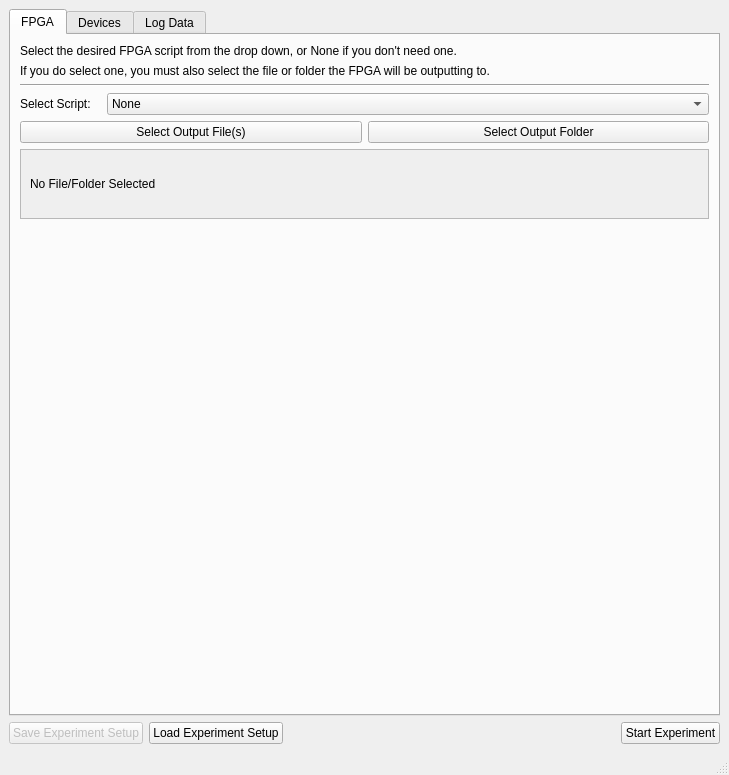
<?xml version="1.0" encoding="UTF-8"?>
<ui version="4.0">
 <class>MainWindow</class>
 <widget class="QMainWindow" name="MainWindow">
  <property name="enabled">
   <bool>true</bool>
  </property>
  <property name="geometry">
   <rect>
    <x>0</x>
    <y>0</y>
    <width>729</width>
    <height>775</height>
   </rect>
  </property>
  <property name="windowTitle">
   <string>MainWindow</string>
  </property>
  <widget class="QWidget" name="centralwidget">
   <layout class="QVBoxLayout" name="verticalLayout_12">
    <item>
     <widget class="QTabWidget" name="tabWidgetMain">
      <property name="tabPosition">
       <enum>QTabWidget::North</enum>
      </property>
      <property name="tabShape">
       <enum>QTabWidget::Rounded</enum>
      </property>
      <property name="currentIndex">
       <number>0</number>
      </property>
      <property name="elideMode">
       <enum>Qt::ElideRight</enum>
      </property>
      <widget class="QWidget" name="tab_7">
       <attribute name="title">
        <string>FPGA</string>
       </attribute>
       <layout class="QVBoxLayout" name="verticalLayout_16">
        <item>
         <layout class="QVBoxLayout" name="verticalLayout_13">
          <item>
           <widget class="QLabel" name="label_15">
            <property name="text">
             <string>Select the desired FPGA script from the drop down, or None if you don't need one.</string>
            </property>
           </widget>
          </item>
          <item>
           <widget class="QLabel" name="label_16">
            <property name="text">
             <string>If you do select one, you must also select the file or folder the FPGA will be outputting to.</string>
            </property>
           </widget>
          </item>
         </layout>
        </item>
        <item>
         <widget class="Line" name="line_2">
          <property name="orientation">
           <enum>Qt::Horizontal</enum>
          </property>
         </widget>
        </item>
        <item>
         <layout class="QHBoxLayout" name="horizontalLayout_17">
          <item>
           <widget class="QLabel" name="label_19">
            <property name="maximumSize">
             <size>
              <width>81</width>
              <height>16777215</height>
             </size>
            </property>
            <property name="text">
             <string>Select Script:</string>
            </property>
           </widget>
          </item>
          <item>
           <widget class="QComboBox" name="comboBoxFPGA">
            <item>
             <property name="text">
              <string>None</string>
             </property>
            </item>
           </widget>
          </item>
         </layout>
        </item>
        <item>
         <layout class="QHBoxLayout" name="horizontalLayout_15">
          <item>
           <widget class="QPushButton" name="pushButtonSelectFile">
            <property name="text">
             <string>Select Output File(s)</string>
            </property>
           </widget>
          </item>
          <item>
           <widget class="QPushButton" name="pushButtonSelectFolder">
            <property name="text">
             <string>Select Output Folder</string>
            </property>
           </widget>
          </item>
         </layout>
        </item>
        <item>
         <widget class="QScrollArea" name="scrollArea">
          <property name="sizePolicy">
           <sizepolicy hsizetype="Expanding" vsizetype="Maximum">
            <horstretch>0</horstretch>
            <verstretch>0</verstretch>
           </sizepolicy>
          </property>
          <property name="maximumSize">
           <size>
            <width>16777215</width>
            <height>16777215</height>
           </size>
          </property>
          <property name="widgetResizable">
           <bool>true</bool>
          </property>
          <widget class="QWidget" name="scrollAreaWidgetContents">
           <property name="geometry">
            <rect>
             <x>0</x>
             <y>0</y>
             <width>657</width>
             <height>76</height>
            </rect>
           </property>
           <layout class="QVBoxLayout" name="verticalLayout_14">
            <item>
             <widget class="QLabel" name="labelFPGALocation">
              <property name="text">
               <string>No File/Folder Selected</string>
              </property>
             </widget>
            </item>
           </layout>
          </widget>
         </widget>
        </item>
        <item>
         <spacer name="verticalSpacer_2">
          <property name="orientation">
           <enum>Qt::Vertical</enum>
          </property>
          <property name="sizeHint" stdset="0">
           <size>
            <width>20</width>
            <height>369</height>
           </size>
          </property>
         </spacer>
        </item>
       </layout>
      </widget>
      <widget class="QWidget" name="tab_3">
       <attribute name="title">
        <string>Devices</string>
       </attribute>
       <layout class="QVBoxLayout" name="verticalLayout_11">
        <item>
         <layout class="QHBoxLayout" name="horizontalLayout_3">
          <item>
           <widget class="QLabel" name="label">
            <property name="text">
             <string>GPIB Gateway IP:</string>
            </property>
           </widget>
          </item>
          <item>
           <widget class="QLineEdit" name="lineEditIP">
            <property name="text">
             <string/>
            </property>
           </widget>
          </item>
          <item>
           <widget class="QPushButton" name="pushButtonFindDevices">
            <property name="text">
             <string>Find Devices</string>
            </property>
           </widget>
          </item>
         </layout>
        </item>
        <item>
         <widget class="QSplitter" name="splitter_vert">
          <property name="orientation">
           <enum>Qt::Vertical</enum>
          </property>
          <widget class="QSplitter" name="splitter_top">
           <property name="orientation">
            <enum>Qt::Vertical</enum>
           </property>
           <widget class="Line" name="line">
            <property name="orientation">
             <enum>Qt::Horizontal</enum>
            </property>
           </widget>
           <widget class="QWidget" name="layoutWidget_2">
            <layout class="QVBoxLayout" name="verticalLayout_5">
             <item>
              <widget class="QSplitter" name="splitter">
               <property name="orientation">
                <enum>Qt::Horizontal</enum>
               </property>
               <widget class="QWidget" name="layoutWidget_3">
                <layout class="QVBoxLayout" name="verticalLayout_2">
                 <item>
                  <widget class="QLabel" name="label_2">
                   <property name="text">
                    <string>Devices:</string>
                   </property>
                  </widget>
                 </item>
                 <item>
                  <widget class="QListWidget" name="listWidgetDevices"/>
                 </item>
                </layout>
               </widget>
               <widget class="QWidget" name="layoutWidget_4">
                <layout class="QVBoxLayout" name="verticalLayout_3">
                 <item>
                  <widget class="QLabel" name="label_3">
                   <property name="text">
                    <string>Commands:</string>
                   </property>
                  </widget>
                 </item>
                 <item>
                  <widget class="QListWidget" name="listWidgetCommands"/>
                 </item>
                </layout>
               </widget>
               <widget class="QWidget" name="layoutWidget_5">
                <layout class="QVBoxLayout" name="verticalLayoutArguments">
                 <item>
                  <widget class="QLabel" name="label_4">
                   <property name="text">
                    <string>Inputs:</string>
                   </property>
                  </widget>
                 </item>
                 <item>
                  <widget class="QGroupBox" name="groupBox">
                   <property name="title">
                    <string/>
                   </property>
                   <layout class="QVBoxLayout" name="verticalLayout_4">
                    <item>
                     <layout class="QVBoxLayout" name="verticalLayout">
                      <item>
                       <layout class="QHBoxLayout" name="horizontalLayout">
                        <item>
                         <widget class="QLabel" name="labelArg1">
                          <property name="text">
                           <string>arg1:</string>
                          </property>
                         </widget>
                        </item>
                        <item>
                         <widget class="QLineEdit" name="lineEditArg1">
                          <property name="sizePolicy">
                           <sizepolicy hsizetype="Expanding" vsizetype="Fixed">
                            <horstretch>0</horstretch>
                            <verstretch>0</verstretch>
                           </sizepolicy>
                          </property>
                          <property name="minimumSize">
                           <size>
                            <width>0</width>
                            <height>0</height>
                           </size>
                          </property>
                         </widget>
                        </item>
                       </layout>
                      </item>
                      <item>
                       <layout class="QHBoxLayout" name="horizontalLayout_4">
                        <item>
                         <widget class="QLabel" name="labelArg2">
                          <property name="text">
                           <string>arg2:</string>
                          </property>
                         </widget>
                        </item>
                        <item>
                         <widget class="QLineEdit" name="lineEditArg2">
                          <property name="minimumSize">
                           <size>
                            <width>0</width>
                            <height>0</height>
                           </size>
                          </property>
                         </widget>
                        </item>
                       </layout>
                      </item>
                      <item>
                       <layout class="QHBoxLayout" name="horizontalLayout_5">
                        <item>
                         <widget class="QLabel" name="labelArg3">
                          <property name="text">
                           <string>arg3:</string>
                          </property>
                         </widget>
                        </item>
                        <item>
                         <widget class="QLineEdit" name="lineEditArg3">
                          <property name="minimumSize">
                           <size>
                            <width>0</width>
                            <height>0</height>
                           </size>
                          </property>
                         </widget>
                        </item>
                       </layout>
                      </item>
                      <item>
                       <layout class="QHBoxLayout" name="horizontalLayout_6">
                        <item>
                         <widget class="QLabel" name="labelArg4">
                          <property name="text">
                           <string>arg4:</string>
                          </property>
                         </widget>
                        </item>
                        <item>
                         <widget class="QLineEdit" name="lineEditArg4">
                          <property name="minimumSize">
                           <size>
                            <width>0</width>
                            <height>0</height>
                           </size>
                          </property>
                         </widget>
                        </item>
                       </layout>
                      </item>
                      <item>
                       <layout class="QHBoxLayout" name="horizontalLayout_7">
                        <item>
                         <widget class="QLabel" name="labelArg5">
                          <property name="text">
                           <string>arg5:</string>
                          </property>
                         </widget>
                        </item>
                        <item>
                         <widget class="QLineEdit" name="lineEditArg5">
                          <property name="minimumSize">
                           <size>
                            <width>0</width>
                            <height>0</height>
                           </size>
                          </property>
                         </widget>
                        </item>
                       </layout>
                      </item>
                     </layout>
                    </item>
                   </layout>
                  </widget>
                 </item>
                </layout>
               </widget>
              </widget>
             </item>
             <item>
              <layout class="QHBoxLayout" name="horizontalLayout_2">
               <item>
                <widget class="QPushButton" name="pushButtonExecute">
                 <property name="enabled">
                  <bool>false</bool>
                 </property>
                 <property name="text">
                  <string>Check Command</string>
                 </property>
                </widget>
               </item>
               <item>
                <widget class="QLineEdit" name="lineEditResult"/>
               </item>
              </layout>
             </item>
            </layout>
           </widget>
          </widget>
          <widget class="QTabWidget" name="tabWidgetDevices">
           <property name="currentIndex">
            <number>0</number>
           </property>
           <widget class="QWidget" name="tab_5">
            <attribute name="title">
             <string>Set Up Devices</string>
            </attribute>
            <layout class="QHBoxLayout" name="horizontalLayout_12">
             <item>
              <layout class="QHBoxLayout" name="horizontalLayoutSavedCommands">
               <item>
                <layout class="QVBoxLayout" name="verticalLayout_7">
                 <item>
                  <widget class="QLabel" name="label_5">
                   <property name="text">
                    <string>Saved Commands:</string>
                   </property>
                  </widget>
                 </item>
                 <item>
                  <widget class="QListWidget" name="listWidgetSavedCommands">
                   <property name="enabled">
                    <bool>true</bool>
                   </property>
                   <property name="sizePolicy">
                    <sizepolicy hsizetype="Preferred" vsizetype="Expanding">
                     <horstretch>0</horstretch>
                     <verstretch>0</verstretch>
                    </sizepolicy>
                   </property>
                  </widget>
                 </item>
                </layout>
               </item>
               <item>
                <layout class="QVBoxLayout" name="verticalLayoutCommandButtons">
                 <property name="sizeConstraint">
                  <enum>QLayout::SetMinAndMaxSize</enum>
                 </property>
                 <item>
                  <widget class="QLabel" name="label_6">
                   <property name="maximumSize">
                    <size>
                     <width>159</width>
                     <height>16777215</height>
                    </size>
                   </property>
                   <property name="text">
                    <string/>
                   </property>
                  </widget>
                 </item>
                 <item>
                  <widget class="QPushButton" name="pushButtonSave">
                   <property name="enabled">
                    <bool>false</bool>
                   </property>
                   <property name="maximumSize">
                    <size>
                     <width>140</width>
                     <height>16777215</height>
                    </size>
                   </property>
                   <property name="text">
                    <string>Save Command</string>
                   </property>
                  </widget>
                 </item>
                 <item>
                  <widget class="QPushButton" name="pushButtonDelete">
                   <property name="enabled">
                    <bool>false</bool>
                   </property>
                   <property name="maximumSize">
                    <size>
                     <width>140</width>
                     <height>16777215</height>
                    </size>
                   </property>
                   <property name="text">
                    <string>Delete Command</string>
                   </property>
                  </widget>
                 </item>
                 <item>
                  <spacer name="verticalSpacer">
                   <property name="orientation">
                    <enum>Qt::Vertical</enum>
                   </property>
                   <property name="sizeHint" stdset="0">
                    <size>
                     <width>20</width>
                     <height>40</height>
                    </size>
                   </property>
                  </spacer>
                 </item>
                 <item>
                  <widget class="QPushButton" name="pushButtonClear">
                   <property name="maximumSize">
                    <size>
                     <width>140</width>
                     <height>16777215</height>
                    </size>
                   </property>
                   <property name="text">
                    <string>Clear All</string>
                   </property>
                  </widget>
                 </item>
                </layout>
               </item>
              </layout>
             </item>
            </layout>
           </widget>
           <widget class="QWidget" name="tab_6">
            <attribute name="title">
             <string>Plot Data</string>
            </attribute>
            <layout class="QHBoxLayout" name="horizontalLayout_13">
             <item>
              <layout class="QGridLayout" name="gridLayoutPlots">
               <item row="0" column="1">
                <widget class="QGroupBox" name="groupBoxPlot1">
                 <property name="enabled">
                  <bool>true</bool>
                 </property>
                 <property name="minimumSize">
                  <size>
                   <width>300</width>
                   <height>136</height>
                  </size>
                 </property>
                 <property name="maximumSize">
                  <size>
                   <width>207</width>
                   <height>142</height>
                  </size>
                 </property>
                 <property name="title">
                  <string>Plot 1</string>
                 </property>
                 <widget class="QWidget" name="layoutWidget_6">
                  <property name="geometry">
                   <rect>
                    <x>10</x>
                    <y>30</y>
                    <width>281</width>
                    <height>94</height>
                   </rect>
                  </property>
                  <layout class="QVBoxLayout" name="verticalLayout_6">
                   <item>
                    <widget class="QPushButton" name="pushButtonPlot1">
                     <property name="text">
                      <string>Plot Here</string>
                     </property>
                    </widget>
                   </item>
                   <item>
                    <layout class="QHBoxLayout" name="horizontalLayout_8">
                     <item>
                      <widget class="QLabel" name="label_7">
                       <property name="text">
                        <string>Every</string>
                       </property>
                       <property name="alignment">
                        <set>Qt::AlignRight|Qt::AlignTrailing|Qt::AlignVCenter</set>
                       </property>
                      </widget>
                     </item>
                     <item>
                      <widget class="QDoubleSpinBox" name="doubleSpinBoxPlot1">
                       <property name="singleStep">
                        <double>0.500000000000000</double>
                       </property>
                       <property name="value">
                        <double>5.000000000000000</double>
                       </property>
                      </widget>
                     </item>
                     <item>
                      <widget class="QLabel" name="label_8">
                       <property name="text">
                        <string>seconds</string>
                       </property>
                      </widget>
                     </item>
                    </layout>
                   </item>
                   <item>
                    <widget class="QLabel" name="labelPlot1">
                     <property name="frameShape">
                      <enum>QFrame::Box</enum>
                     </property>
                     <property name="frameShadow">
                      <enum>QFrame::Sunken</enum>
                     </property>
                     <property name="text">
                      <string/>
                     </property>
                     <property name="alignment">
                      <set>Qt::AlignCenter</set>
                     </property>
                    </widget>
                   </item>
                  </layout>
                 </widget>
                </widget>
               </item>
               <item row="0" column="2">
                <widget class="QGroupBox" name="groupBoxPlot2">
                 <property name="enabled">
                  <bool>true</bool>
                 </property>
                 <property name="minimumSize">
                  <size>
                   <width>300</width>
                   <height>136</height>
                  </size>
                 </property>
                 <property name="maximumSize">
                  <size>
                   <width>207</width>
                   <height>142</height>
                  </size>
                 </property>
                 <property name="layoutDirection">
                  <enum>Qt::LeftToRight</enum>
                 </property>
                 <property name="title">
                  <string>Plot 2</string>
                 </property>
                 <property name="alignment">
                  <set>Qt::AlignLeading|Qt::AlignLeft|Qt::AlignVCenter</set>
                 </property>
                 <property name="flat">
                  <bool>false</bool>
                 </property>
                 <widget class="QWidget" name="layoutWidget_7">
                  <property name="geometry">
                   <rect>
                    <x>10</x>
                    <y>30</y>
                    <width>281</width>
                    <height>94</height>
                   </rect>
                  </property>
                  <layout class="QVBoxLayout" name="verticalLayout_8">
                   <item>
                    <widget class="QPushButton" name="pushButtonPlot2">
                     <property name="text">
                      <string>Plot Here</string>
                     </property>
                    </widget>
                   </item>
                   <item>
                    <layout class="QHBoxLayout" name="horizontalLayout_9">
                     <item>
                      <widget class="QLabel" name="label_9">
                       <property name="text">
                        <string>Every</string>
                       </property>
                       <property name="alignment">
                        <set>Qt::AlignRight|Qt::AlignTrailing|Qt::AlignVCenter</set>
                       </property>
                      </widget>
                     </item>
                     <item>
                      <widget class="QDoubleSpinBox" name="doubleSpinBoxPlot2">
                       <property name="singleStep">
                        <double>0.500000000000000</double>
                       </property>
                       <property name="value">
                        <double>5.000000000000000</double>
                       </property>
                      </widget>
                     </item>
                     <item>
                      <widget class="QLabel" name="label_10">
                       <property name="text">
                        <string>seconds</string>
                       </property>
                      </widget>
                     </item>
                    </layout>
                   </item>
                   <item>
                    <widget class="QLabel" name="labelPlot2">
                     <property name="frameShape">
                      <enum>QFrame::Box</enum>
                     </property>
                     <property name="frameShadow">
                      <enum>QFrame::Sunken</enum>
                     </property>
                     <property name="text">
                      <string/>
                     </property>
                     <property name="alignment">
                      <set>Qt::AlignCenter</set>
                     </property>
                    </widget>
                   </item>
                  </layout>
                 </widget>
                </widget>
               </item>
               <item row="1" column="2">
                <widget class="QGroupBox" name="groupBoxPlot4">
                 <property name="enabled">
                  <bool>true</bool>
                 </property>
                 <property name="minimumSize">
                  <size>
                   <width>300</width>
                   <height>135</height>
                  </size>
                 </property>
                 <property name="maximumSize">
                  <size>
                   <width>207</width>
                   <height>141</height>
                  </size>
                 </property>
                 <property name="title">
                  <string>Plot 4</string>
                 </property>
                 <widget class="QWidget" name="layoutWidget_8">
                  <property name="geometry">
                   <rect>
                    <x>10</x>
                    <y>30</y>
                    <width>281</width>
                    <height>94</height>
                   </rect>
                  </property>
                  <layout class="QVBoxLayout" name="verticalLayout_10">
                   <item>
                    <widget class="QPushButton" name="pushButtonPlot4">
                     <property name="text">
                      <string>Plot Here</string>
                     </property>
                    </widget>
                   </item>
                   <item>
                    <layout class="QHBoxLayout" name="horizontalLayout_11">
                     <item>
                      <widget class="QLabel" name="label_13">
                       <property name="text">
                        <string>Every</string>
                       </property>
                       <property name="alignment">
                        <set>Qt::AlignRight|Qt::AlignTrailing|Qt::AlignVCenter</set>
                       </property>
                      </widget>
                     </item>
                     <item>
                      <widget class="QDoubleSpinBox" name="doubleSpinBoxPlot4">
                       <property name="singleStep">
                        <double>0.500000000000000</double>
                       </property>
                       <property name="value">
                        <double>5.000000000000000</double>
                       </property>
                      </widget>
                     </item>
                     <item>
                      <widget class="QLabel" name="label_14">
                       <property name="text">
                        <string>seconds</string>
                       </property>
                      </widget>
                     </item>
                    </layout>
                   </item>
                   <item>
                    <widget class="QLabel" name="labelPlot4">
                     <property name="frameShape">
                      <enum>QFrame::Box</enum>
                     </property>
                     <property name="frameShadow">
                      <enum>QFrame::Sunken</enum>
                     </property>
                     <property name="text">
                      <string/>
                     </property>
                     <property name="alignment">
                      <set>Qt::AlignCenter</set>
                     </property>
                    </widget>
                   </item>
                  </layout>
                 </widget>
                </widget>
               </item>
               <item row="1" column="1">
                <widget class="QGroupBox" name="groupBoxPlot3">
                 <property name="enabled">
                  <bool>true</bool>
                 </property>
                 <property name="minimumSize">
                  <size>
                   <width>300</width>
                   <height>135</height>
                  </size>
                 </property>
                 <property name="maximumSize">
                  <size>
                   <width>207</width>
                   <height>141</height>
                  </size>
                 </property>
                 <property name="title">
                  <string>Plot 3</string>
                 </property>
                 <widget class="QWidget" name="layoutWidget_9">
                  <property name="geometry">
                   <rect>
                    <x>10</x>
                    <y>30</y>
                    <width>281</width>
                    <height>94</height>
                   </rect>
                  </property>
                  <layout class="QVBoxLayout" name="verticalLayout_9">
                   <item>
                    <widget class="QPushButton" name="pushButtonPlot3">
                     <property name="text">
                      <string>Plot Here</string>
                     </property>
                    </widget>
                   </item>
                   <item>
                    <layout class="QHBoxLayout" name="horizontalLayout_10">
                     <item>
                      <widget class="QLabel" name="label_11">
                       <property name="text">
                        <string>Every</string>
                       </property>
                       <property name="alignment">
                        <set>Qt::AlignRight|Qt::AlignTrailing|Qt::AlignVCenter</set>
                       </property>
                      </widget>
                     </item>
                     <item>
                      <widget class="QDoubleSpinBox" name="doubleSpinBoxPlot3">
                       <property name="singleStep">
                        <double>0.500000000000000</double>
                       </property>
                       <property name="value">
                        <double>5.000000000000000</double>
                       </property>
                      </widget>
                     </item>
                     <item>
                      <widget class="QLabel" name="label_12">
                       <property name="text">
                        <string>seconds</string>
                       </property>
                      </widget>
                     </item>
                    </layout>
                   </item>
                   <item>
                    <widget class="QLabel" name="labelPlot3">
                     <property name="frameShape">
                      <enum>QFrame::Box</enum>
                     </property>
                     <property name="frameShadow">
                      <enum>QFrame::Sunken</enum>
                     </property>
                     <property name="text">
                      <string/>
                     </property>
                     <property name="alignment">
                      <set>Qt::AlignCenter</set>
                     </property>
                    </widget>
                   </item>
                  </layout>
                 </widget>
                </widget>
               </item>
              </layout>
             </item>
            </layout>
           </widget>
          </widget>
         </widget>
        </item>
       </layout>
      </widget>
      <widget class="QWidget" name="tab_4">
       <attribute name="title">
        <string>Log Data</string>
       </attribute>
       <layout class="QVBoxLayout" name="verticalLayout_15">
        <item>
         <widget class="QCheckBox" name="checkBoxLogData">
          <property name="text">
           <string>Save Log File?</string>
          </property>
          <property name="tristate">
           <bool>false</bool>
          </property>
         </widget>
        </item>
        <item>
         <layout class="QHBoxLayout" name="horizontalLayout_16">
          <item>
           <widget class="QPushButton" name="pushButtonLogLocation">
            <property name="enabled">
             <bool>false</bool>
            </property>
            <property name="text">
             <string>Select Location</string>
            </property>
           </widget>
          </item>
          <item>
           <spacer name="horizontalSpacer_2">
            <property name="orientation">
             <enum>Qt::Horizontal</enum>
            </property>
            <property name="sizeHint" stdset="0">
             <size>
              <width>40</width>
              <height>20</height>
             </size>
            </property>
           </spacer>
          </item>
         </layout>
        </item>
        <item>
         <widget class="QLabel" name="labelLocationSelected">
          <property name="text">
           <string>No File Selected</string>
          </property>
         </widget>
        </item>
        <item>
         <spacer name="verticalSpacer_3">
          <property name="orientation">
           <enum>Qt::Vertical</enum>
          </property>
          <property name="sizeHint" stdset="0">
           <size>
            <width>20</width>
            <height>513</height>
           </size>
          </property>
         </spacer>
        </item>
       </layout>
      </widget>
     </widget>
    </item>
    <item>
     <layout class="QHBoxLayout" name="horizontalLayout_14">
      <item>
       <widget class="QPushButton" name="pushButtonSaveExperiment">
        <property name="enabled">
         <bool>false</bool>
        </property>
        <property name="text">
         <string>Save Experiment Setup</string>
        </property>
       </widget>
      </item>
      <item>
       <widget class="QPushButton" name="pushButtonLoadExperiment">
        <property name="text">
         <string>Load Experiment Setup</string>
        </property>
       </widget>
      </item>
      <item>
       <spacer name="horizontalSpacer">
        <property name="orientation">
         <enum>Qt::Horizontal</enum>
        </property>
        <property name="sizeHint" stdset="0">
         <size>
          <width>40</width>
          <height>20</height>
         </size>
        </property>
       </spacer>
      </item>
      <item>
       <widget class="QPushButton" name="pushButtonDone">
        <property name="enabled">
         <bool>true</bool>
        </property>
        <property name="text">
         <string>Start Experiment</string>
        </property>
       </widget>
      </item>
     </layout>
    </item>
   </layout>
  </widget>
  <widget class="QMenuBar" name="menubar">
   <property name="geometry">
    <rect>
     <x>0</x>
     <y>0</y>
     <width>729</width>
     <height>22</height>
    </rect>
   </property>
  </widget>
  <widget class="QStatusBar" name="statusbar"/>
 </widget>
 <resources/>
 <connections/>
</ui>
